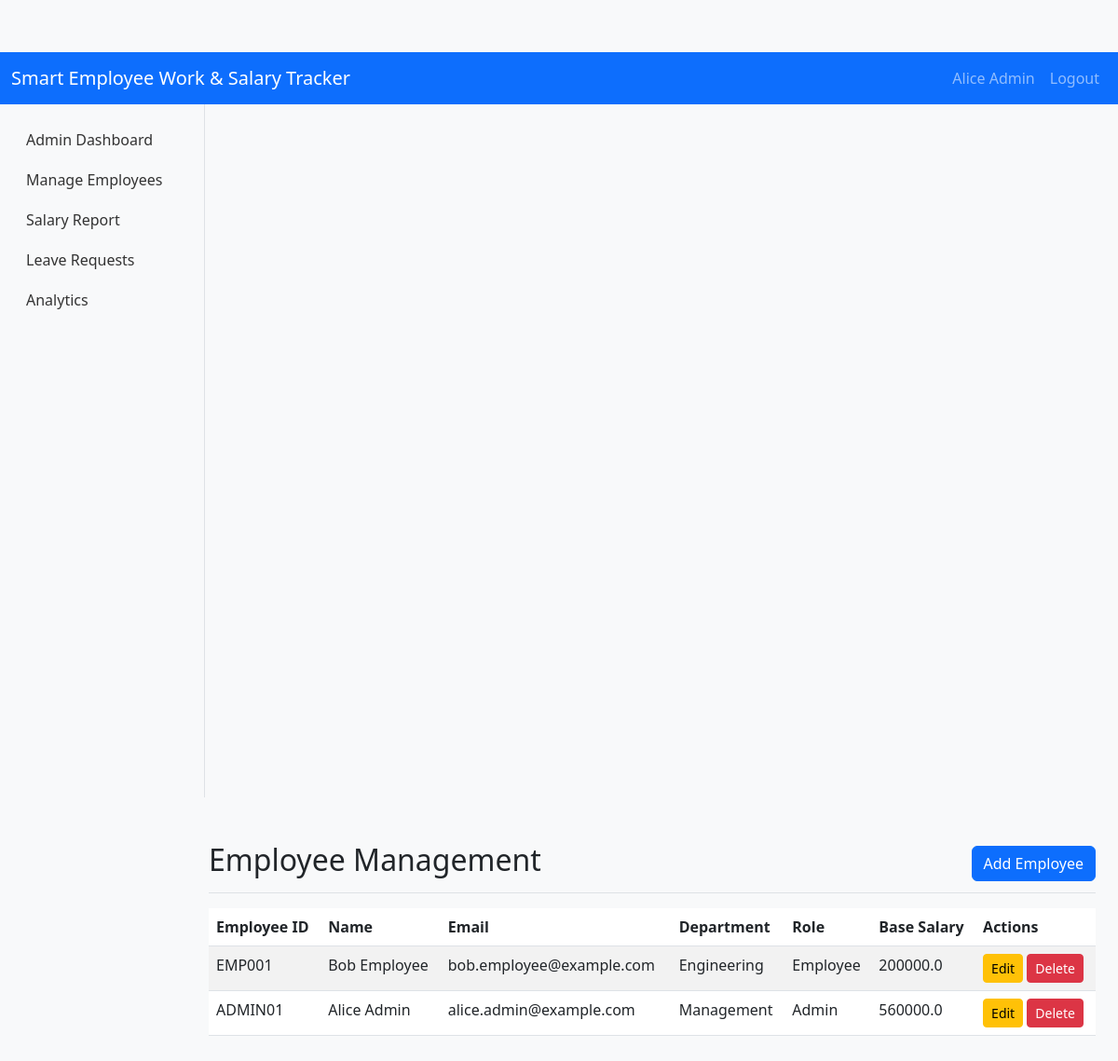
/employees (signed in), run on the app's committed database.
### tables this page shows
CREATE TABLE Employees (
        id INTEGER PRIMARY KEY AUTOINCREMENT,
        employee_id TEXT UNIQUE,
        name TEXT,
        email TEXT,
        password TEXT,
        department TEXT,
        role TEXT,
        base_salary REAL
    );

### app.py (the view)
@app.route('/employees')
@login_required
@admin_required
def employee_management():
    employees = query_db('SELECT * FROM Employees ORDER BY id DESC')
    return render_template('employee_management.html', employees=employees)

### app.py (called while the page is built)
def get_db():
    db = getattr(g, '_database', None)
    if db is None:
        db = g._database = sqlite3.connect(DB_PATH)
        db.row_factory = sqlite3.Row
    return db

@app.teardown_appcontext
def close_connection(exception):
    db = getattr(g, '_database', None)
    if db is not None:
        db.close()

def query_db(query, args=(), one=False):
    cur = get_db().execute(query, args)
    rv = cur.fetchall()
    cur.close()
    return (rv[0] if rv else None) if one else rv

@login_manager.user_loader
def load_user(user_id):
    return User.get_by_id(user_id)

def admin_required(func):
    from functools import wraps
    @wraps(func)
    def wrapper(*args, **kwargs):
        if not current_user.is_authenticated or current_user.role != 'Admin':
            flash('Admin access required.', 'danger')
            return redirect(url_for('login'))
        return func(*args, **kwargs)
    return wrapper

    @staticmethod
    def get_by_id(id_):
        row = query_db('SELECT * FROM Employees WHERE id = ?', (id_,), one=True)
        if row:
            return User(row['id'], row['employee_id'], row['name'], row['email'], row['role'])
        return None

### templates/employee_management.html
{% extends 'base.html' %}
{% block content %}
<div class="pt-3 pb-2 mb-3 border-bottom d-flex justify-content-between align-items-center">
  <h1 class="h2">Employee Management</h1>
  <a href="{{ url_for('add_employee') }}" class="btn btn-primary">Add Employee</a>
</div>
<div class="table-responsive">
  <table class="table table-striped">
    <thead>
      <tr>
        <th>Employee ID</th>
        <th>Name</th>
        <th>Email</th>
        <th>Department</th>
        <th>Role</th>
        <th>Base Salary</th>
        <th>Actions</th>
      </tr>
    </thead>
    <tbody>
      {% for e in employees %}
      <tr>
        <td>{{ e['employee_id'] }}</td>
        <td>{{ e['name'] }}</td>
        <td>{{ e['email'] }}</td>
        <td>{{ e['department'] }}</td>
        <td>{{ e['role'] }}</td>
        <td>{{ e['base_salary'] }}</td>
        <td>
          <a href="{{ url_for('edit_employee', id=e['id']) }}" class="btn btn-sm btn-warning">Edit</a>
          <form method="POST" action="{{ url_for('delete_employee', id=e['id']) }}" style="display:inline-block;">
            <button class="btn btn-sm btn-danger" onclick="return confirm('Delete employee?')">Delete</button>
          </form>
        </td>
      </tr>
      {% else %}
      <tr><td colspan="7" class="text-center">No employees found.</td></tr>
      {% endfor %}
    </tbody>
  </table>
</div>
{% endblock %}

### templates/base.html (shortened to what this page needs)
<!doctype html>
<html lang="en">
  <head>
    <link href="https://cdn.jsdelivr.net/npm/bootstrap@5.3.0/dist/css/bootstrap.min.css" rel="stylesheet">
    <link rel="stylesheet" href="/static/css/style.css">
  </head>
  <body>
    <nav class="navbar navbar-expand-lg navbar-dark bg-primary">
      <div class="container-fluid">
        <a class="navbar-brand" href="#">Smart Employee Work & Salary Tracker</a>
        <div class="collapse navbar-collapse" id="navbarSupportedContent">
          <ul class="navbar-nav ms-auto mb-2 mb-lg-0">
            {% if current_user.is_authenticated %}
            <li class="nav-item">
              <a class="nav-link" href="#">{{ current_user.name }}</a>
            </li>
            <li class="nav-item">
              <a class="nav-link" href="{{ url_for('logout') }}">Logout</a>
            </li>
            {% else %}
            <li class="nav-item">
              <a class="nav-link" href="{{ url_for('login') }}">Login</a>
            </li>
            {% endif %}
          </ul>
        </div>
      </div>
    </nav>
    <div class="container-fluid">
      <div class="row">
        <nav id="sidebar" class="col-md-2 d-none d-md-block bg-light sidebar">
          <div class="position-sticky">
            <ul class="nav flex-column sidebar-nav">
              {% if current_user.is_authenticated and current_user.role == 'Admin' %}
              <li class="nav-item"><a class="nav-link" href="{{ url_for('admin_dashboard') }}">Admin Dashboard</a></li>
              <li class="nav-item"><a class="nav-link" href="{{ url_for('employee_management') }}">Manage Employees</a></li>
              <li class="nav-item"><a class="nav-link" href="{{ url_for('salary_report') }}">Salary Report</a></li>
              <li class="nav-item"><a class="nav-link" href="{{ url_for('admin_leaves') }}">Leave Requests</a></li>
              <li class="nav-item"><a class="nav-link" href="{{ url_for('analytics') }}">Analytics</a></li>
              {% endif %}
            </ul>
          </div>
        </nav>
        <main class="col-md-9 ms-sm-auto col-lg-10 px-md-4">
          {% block content %}{% endblock %}
        </main>
      </div>
    </div>
  </body>
</html>

### static/css/style.css (style rules this page uses)
body { padding-top: 56px; background-color: #f8f9fa; }
#sidebar { height: 100vh; position: fixed; top: 56px; left: 0; padding-top: 1rem; border-right: 1px solid #dee2e6; }
.sidebar-nav a { padding: 0.6rem 1rem; display: block; color: #333; }
#sidebar { width: 220px; position: sticky; top: 56px; height: calc(100vh - 56px); overflow-y: auto; }
main { margin-left: 0; padding: 1rem; }

### data on the page
Employees: name "Alice Admin", employee_id "ADMIN01", email "alice.admin@example.com", department "Management", role "Admin", base_salary "560000.0"
Employees: employee_id "EMP001", name "Bob Employee", email "bob.employee@example.com", department "Engineering", role "Employee", base_salary "200000.0"
